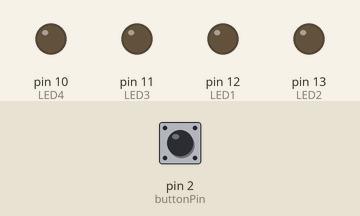
Recording of a sketch running on a simulated Arduino Uno, built with avr-gcc and run on an emulated ATmega328P. Parts: output pins drawn as LEDs (lit = HIGH). Inputs (shaded band) come from the test bench; at power-on: pin 2 (buttonPin) LOW.

Above: at 2.4 s.
2.5 s: pin 2 (buttonPin) pulled HIGH for 1 s
At 3.6 s:
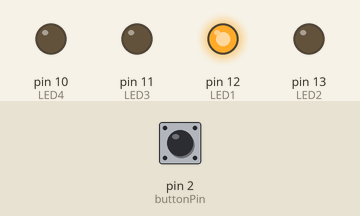
At 5.02 s:
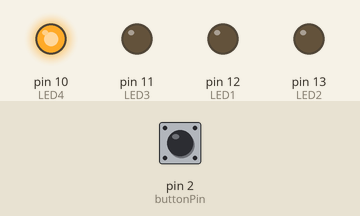
6.0 s: pin 2 (buttonPin) pulled HIGH for 3.2 s
At 8.3 s:
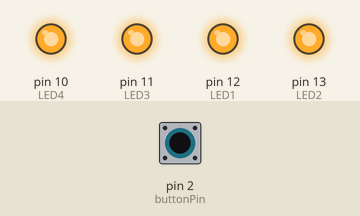
Timing chart, 0 to 12.2 s (numbered marks = the images above; inputs shaded):
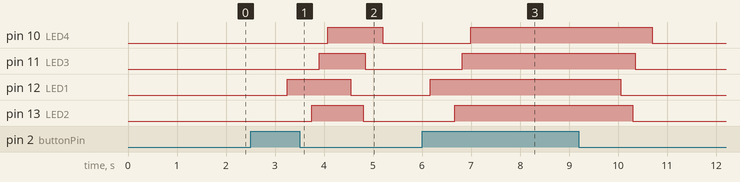

Measured:
- after the input at 2.5 s, pin 10 (LED4): LOW → HIGH after 1.6 s, → LOW 1.1 s later; pin 11 (LED3): LOW → HIGH after 1.4 s, → LOW 0.95 s later; pin 12 (LED1): LOW → HIGH after 0.75 s, → LOW 1.3 s later; pin 13 (LED2): LOW → HIGH after 1.3 s, → LOW 1.0 s later
- after the input at 6.0 s, pin 10 (LED4): LOW → HIGH after 0.99 s, → LOW 3.7 s later; pin 11 (LED3): LOW → HIGH after 0.82 s, → LOW 3.5 s later; pin 12 (LED1): LOW → HIGH after 0.17 s, → LOW 3.9 s later; pin 13 (LED2): LOW → HIGH after 0.67 s, → LOW 3.6 s later

The sketch:

SS6_Lights.ino
```cpp
const int buttonPin = 2;

const int LED1= 12;
const int LED2= 13;
const int LED3= 11;
const int LED4= 10;

int buttonState = 0;


void setup() {
  pinMode(LED1, OUTPUT);
  pinMode(LED2, OUTPUT);
  pinMode(LED3, OUTPUT);
  pinMode(LED4, OUTPUT);
  pinMode(buttonPin, INPUT);
}

void loop() {
   buttonState = digitalRead(buttonPin);    // read the state of the pushbutton value
  delay (10); //small delay for debouncing, to increase accuracy

if (buttonState == HIGH) { // if button is pressed (voltage received on pin 2)
   digitalWrite(LED1, HIGH);
  delay(500);

  digitalWrite(LED2, HIGH);
  delay(150);

  digitalWrite(LED3, HIGH);
  delay(175);

   digitalWrite(LED4, HIGH);
  delay(460);
  } else {   //otherwise
   digitalWrite(LED1, LOW);
  delay(250);

  digitalWrite(LED2, LOW);
  delay(50);

  digitalWrite(LED3, LOW);
  delay(350);

  digitalWrite(LED4, LOW);
  delay(150);
  }


}
```
